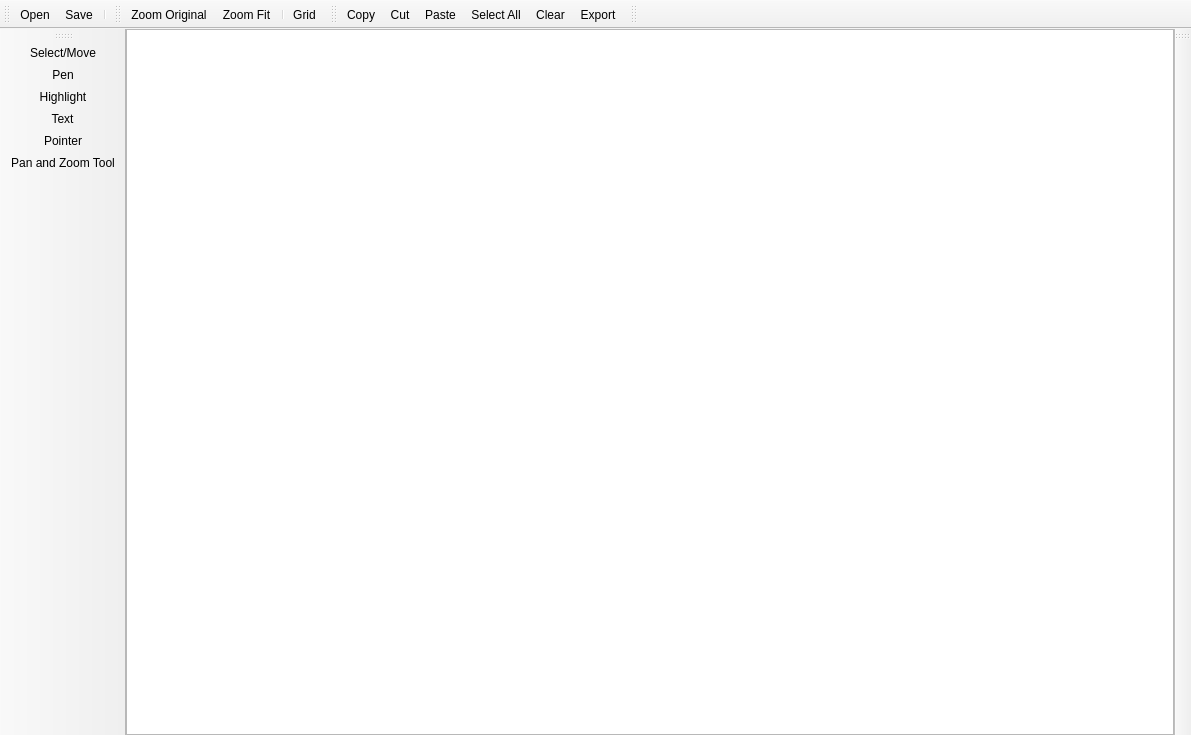
<?xml version="1.0" encoding="UTF-8"?>
<ui version="4.0">
 <class>WB_PaintWindow</class>
 <widget class="QMainWindow" name="WB_PaintWindow">
  <property name="geometry">
   <rect>
    <x>0</x>
    <y>0</y>
    <width>1191</width>
    <height>735</height>
   </rect>
  </property>
  <widget class="QWidget" name="centralwidget">
   <layout class="QHBoxLayout" name="horizontalLayout">
    <property name="leftMargin">
     <number>0</number>
    </property>
    <property name="topMargin">
     <number>0</number>
    </property>
    <property name="rightMargin">
     <number>0</number>
    </property>
    <property name="bottomMargin">
     <number>0</number>
    </property>
    <item>
     <widget class="WB_GraphicsView" name="graphicsView"/>
    </item>
   </layout>
  </widget>
  <widget class="QMenuBar" name="menubar">
   <property name="geometry">
    <rect>
     <x>0</x>
     <y>0</y>
     <width>1191</width>
     <height>20</height>
    </rect>
   </property>
  </widget>
  <widget class="QToolBar" name="toolBarCommon">
   <property name="windowTitle">
    <string>Common</string>
   </property>
   <attribute name="toolBarArea">
    <enum>TopToolBarArea</enum>
   </attribute>
   <attribute name="toolBarBreak">
    <bool>false</bool>
   </attribute>
   <addaction name="actionOpen"/>
   <addaction name="actionSave"/>
   <addaction name="separator"/>
  </widget>
  <widget class="QToolBar" name="toolBarZoom">
   <property name="windowTitle">
    <string>Zoom</string>
   </property>
   <attribute name="toolBarArea">
    <enum>TopToolBarArea</enum>
   </attribute>
   <attribute name="toolBarBreak">
    <bool>false</bool>
   </attribute>
   <addaction name="actionZoomOriginal"/>
   <addaction name="actionZoomFit"/>
   <addaction name="separator"/>
   <addaction name="actionGrid"/>
  </widget>
  <widget class="QToolBar" name="toolBarTools">
   <property name="sizePolicy">
    <sizepolicy hsizetype="Fixed" vsizetype="Preferred">
     <horstretch>0</horstretch>
     <verstretch>0</verstretch>
    </sizepolicy>
   </property>
   <property name="windowTitle">
    <string>Tools</string>
   </property>
   <attribute name="toolBarArea">
    <enum>LeftToolBarArea</enum>
   </attribute>
   <attribute name="toolBarBreak">
    <bool>false</bool>
   </attribute>
   <addaction name="actionSelectMove"/>
   <addaction name="actionPen"/>
   <addaction name="actionHighlight"/>
   <addaction name="actionText"/>
   <addaction name="actionPointer"/>
   <addaction name="actionPanZoomTool"/>
  </widget>
  <widget class="QToolBar" name="toolBarSettings">
   <property name="windowTitle">
    <string>Settings</string>
   </property>
   <attribute name="toolBarArea">
    <enum>RightToolBarArea</enum>
   </attribute>
   <attribute name="toolBarBreak">
    <bool>false</bool>
   </attribute>
  </widget>
  <widget class="QToolBar" name="toolBarEdit">
   <property name="windowTitle">
    <string>Edit</string>
   </property>
   <attribute name="toolBarArea">
    <enum>TopToolBarArea</enum>
   </attribute>
   <attribute name="toolBarBreak">
    <bool>false</bool>
   </attribute>
   <addaction name="actionCopy"/>
   <addaction name="actionCut"/>
   <addaction name="actionPaste"/>
   <addaction name="actionSelectAll"/>
   <addaction name="actionClear"/>
   <addaction name="actionExport"/>
  </widget>
  <widget class="QToolBar" name="toolBarFont">
   <property name="windowTitle">
    <string>Font</string>
   </property>
   <attribute name="toolBarArea">
    <enum>TopToolBarArea</enum>
   </attribute>
   <attribute name="toolBarBreak">
    <bool>false</bool>
   </attribute>
  </widget>
  <action name="actionText">
   <property name="checkable">
    <bool>true</bool>
   </property>
   <property name="icon">
    <iconset resource="icons.qrc">
     <normaloff>:/icons/icons/text_fields_black_24dp.svg</normaloff>:/icons/icons/text_fields_black_24dp.svg</iconset>
   </property>
   <property name="text">
    <string>Text</string>
   </property>
   <property name="toolTip">
    <string>Text</string>
   </property>
   <property name="shortcut">
    <string>Ctrl+4</string>
   </property>
  </action>
  <action name="actionHighlight">
   <property name="checkable">
    <bool>true</bool>
   </property>
   <property name="icon">
    <iconset resource="icons.qrc">
     <normaloff>:/icons/icons/drive_file_rename_outline_black_24dp.svg</normaloff>:/icons/icons/drive_file_rename_outline_black_24dp.svg</iconset>
   </property>
   <property name="text">
    <string>Highlight</string>
   </property>
   <property name="toolTip">
    <string>Highlight</string>
   </property>
   <property name="shortcut">
    <string>Ctrl+3</string>
   </property>
  </action>
  <action name="actionPaste">
   <property name="icon">
    <iconset resource="icons.qrc">
     <normaloff>:/icons/icons/content_paste_black_24dp.svg</normaloff>:/icons/icons/content_paste_black_24dp.svg</iconset>
   </property>
   <property name="text">
    <string>Paste</string>
   </property>
   <property name="toolTip">
    <string>Paste</string>
   </property>
   <property name="shortcut">
    <string>Ctrl+V</string>
   </property>
  </action>
  <action name="actionSelectAll">
   <property name="icon">
    <iconset resource="icons.qrc">
     <normaloff>:/icons/icons/select_all_black_24dp.svg</normaloff>:/icons/icons/select_all_black_24dp.svg</iconset>
   </property>
   <property name="text">
    <string>Select All</string>
   </property>
   <property name="toolTip">
    <string>Select All</string>
   </property>
   <property name="shortcut">
    <string>Ctrl+A</string>
   </property>
  </action>
  <action name="actionCopy">
   <property name="icon">
    <iconset resource="icons.qrc">
     <normaloff>:/icons/icons/content_copy_black_24dp.svg</normaloff>:/icons/icons/content_copy_black_24dp.svg</iconset>
   </property>
   <property name="text">
    <string>Copy</string>
   </property>
   <property name="toolTip">
    <string>Copy</string>
   </property>
   <property name="shortcut">
    <string>Ctrl+C</string>
   </property>
  </action>
  <action name="actionSave">
   <property name="icon">
    <iconset resource="icons.qrc">
     <normaloff>:/icons/icons/file_download_black_24dp.svg</normaloff>:/icons/icons/file_download_black_24dp.svg</iconset>
   </property>
   <property name="text">
    <string>Save</string>
   </property>
   <property name="toolTip">
    <string>Save</string>
   </property>
   <property name="shortcut">
    <string>Ctrl+S</string>
   </property>
  </action>
  <action name="actionOpen">
   <property name="icon">
    <iconset resource="icons.qrc">
     <normaloff>:/icons/icons/file_upload_black_24dp.svg</normaloff>:/icons/icons/file_upload_black_24dp.svg</iconset>
   </property>
   <property name="text">
    <string>Open</string>
   </property>
   <property name="toolTip">
    <string>Open</string>
   </property>
  </action>
  <action name="actionClear">
   <property name="icon">
    <iconset resource="icons.qrc">
     <normaloff>:/icons/icons/delete_outline_black_24dp.svg</normaloff>:/icons/icons/delete_outline_black_24dp.svg</iconset>
   </property>
   <property name="text">
    <string>Clear</string>
   </property>
   <property name="toolTip">
    <string>Clear</string>
   </property>
  </action>
  <action name="actionZoomOriginal">
   <property name="icon">
    <iconset resource="icons.qrc">
     <normaloff>:/icons/icons/zoom_original_black_24dp.svg</normaloff>:/icons/icons/zoom_original_black_24dp.svg</iconset>
   </property>
   <property name="text">
    <string>Zoom Original</string>
   </property>
   <property name="toolTip">
    <string>Zoom Original</string>
   </property>
  </action>
  <action name="actionZoomFit">
   <property name="icon">
    <iconset resource="icons.qrc">
     <normaloff>:/icons/icons/crop_free_black_24dp.svg</normaloff>:/icons/icons/crop_free_black_24dp.svg</iconset>
   </property>
   <property name="text">
    <string>Zoom Fit</string>
   </property>
   <property name="toolTip">
    <string>Zoom Fit</string>
   </property>
  </action>
  <action name="actionPointer">
   <property name="checkable">
    <bool>true</bool>
   </property>
   <property name="icon">
    <iconset resource="icons.qrc">
     <normaloff>:/icons/icons/radio_button_checked_black_24dp.svg</normaloff>:/icons/icons/radio_button_checked_black_24dp.svg</iconset>
   </property>
   <property name="text">
    <string>Pointer</string>
   </property>
   <property name="toolTip">
    <string>Pointer</string>
   </property>
   <property name="shortcut">
    <string>Ctrl+5</string>
   </property>
  </action>
  <action name="actionPen">
   <property name="checkable">
    <bool>true</bool>
   </property>
   <property name="icon">
    <iconset resource="icons.qrc">
     <normaloff>:/icons/icons/create_black_24dp.svg</normaloff>:/icons/icons/create_black_24dp.svg</iconset>
   </property>
   <property name="text">
    <string>Pen</string>
   </property>
   <property name="toolTip">
    <string>Pen</string>
   </property>
   <property name="shortcut">
    <string>Ctrl+2</string>
   </property>
  </action>
  <action name="actionPanZoomTool">
   <property name="checkable">
    <bool>true</bool>
   </property>
   <property name="icon">
    <iconset resource="icons.qrc">
     <normaloff>:/icons/icons/pan_tool_black_24dp.svg</normaloff>:/icons/icons/pan_tool_black_24dp.svg</iconset>
   </property>
   <property name="text">
    <string>Pan and Zoom Tool</string>
   </property>
   <property name="toolTip">
    <string>Pan and Zoom Tool (Ctrl for Zoom)</string>
   </property>
   <property name="shortcut">
    <string>Ctrl+6</string>
   </property>
  </action>
  <action name="actionSelectMove">
   <property name="checkable">
    <bool>true</bool>
   </property>
   <property name="icon">
    <iconset resource="icons.qrc">
     <normaloff>:/icons/icons/select_black_24dp.svg</normaloff>:/icons/icons/select_black_24dp.svg</iconset>
   </property>
   <property name="text">
    <string>Select/Move</string>
   </property>
   <property name="toolTip">
    <string>Select or Move</string>
   </property>
   <property name="shortcut">
    <string>Ctrl+1</string>
   </property>
  </action>
  <action name="actionCut">
   <property name="icon">
    <iconset resource="icons.qrc">
     <normaloff>:/icons/icons/content_cut_black_24dp.svg</normaloff>:/icons/icons/content_cut_black_24dp.svg</iconset>
   </property>
   <property name="text">
    <string>Cut</string>
   </property>
   <property name="toolTip">
    <string>Cut</string>
   </property>
   <property name="shortcut">
    <string>Ctrl+X</string>
   </property>
  </action>
  <action name="actionGrid">
   <property name="checkable">
    <bool>true</bool>
   </property>
   <property name="icon">
    <iconset resource="icons.qrc">
     <normaloff>:/icons/icons/grid_4x4_black_24dp.svg</normaloff>:/icons/icons/grid_4x4_black_24dp.svg</iconset>
   </property>
   <property name="text">
    <string>Grid</string>
   </property>
   <property name="toolTip">
    <string>Toggle Grid</string>
   </property>
  </action>
  <action name="actionExport">
   <property name="icon">
    <iconset resource="icons.qrc">
     <normaloff>:/icons/icons/export_black_24dp.svg</normaloff>:/icons/icons/export_black_24dp.svg</iconset>
   </property>
   <property name="text">
    <string>Export</string>
   </property>
   <property name="toolTip">
    <string>Export to File</string>
   </property>
  </action>
 </widget>
 <customwidgets>
  <customwidget>
   <class>WB_GraphicsView</class>
   <extends>QGraphicsView</extends>
   <header>core/wb_graphics_view.h</header>
  </customwidget>
 </customwidgets>
 <resources>
  <include location="icons.qrc"/>
 </resources>
 <connections/>
</ui>
